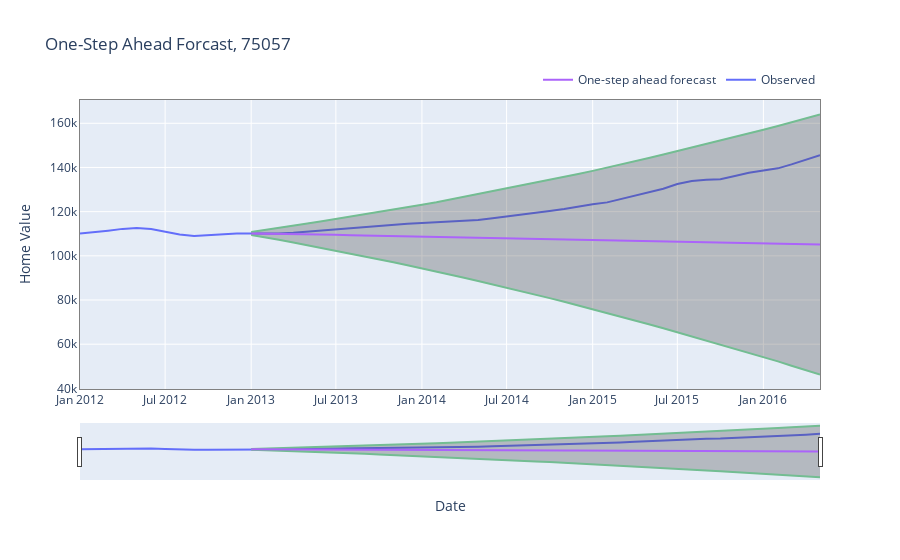

The cell this chart's notebook holds for it:
### Markdown cell above
#### One-Step Ahead Forecast (dynamic=True)

### Code cell
output_b = one_step_fc_arima(df_train, arima_param_b, zc_1,
                             pred_start_date=pred_sd_b, dynamic=True)
out_list_b.append(output_b)
